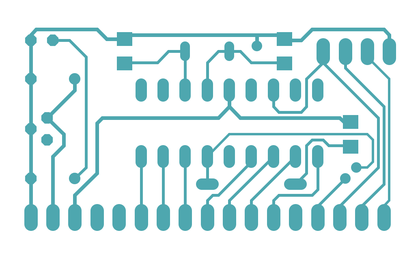
%> input picture layout.png, 420 x 263 px, shrunk from 1035 x 647 before the run
$ octave erro.m   (GNU Octave 9; MATLAB toolbox functions it lacks are replaced by stand-ins)
%> lines starting %> are read from the running program, lines starting %| are printed output that depends on the picture; in (x1, y1, x2, y2) boxes, pixels count from 0 and x2, y2 are one past the last pixel; in counts of white or black regions, pixels touching at a corner belong together; the program's own positions count from 1
%
%	Algoritmo para a execução automatizada da comparação Layout vs Schematics
%	Desenvolvido por Jean C. Scheunemann (https://github.com/JCScheunemann) em julho de 2017
%	License:
%		Distribuido sob os termos da licenca BEER-WARE, Enquanto você retiver esta nota você
%		podera fazer o que quiser com esta coisa. Caso nos encontremos algum dia e você ache
% 		que esta coisa vale algo, você poderá me comprar uma cerveja(ou mais) em retribuição
%					Por Jean C. Scheunemann.
%
%	Descricao de funcionamento:
%		1-Carrega-se as imagens (projeto e layout ja normalizado);
%		2-Converte-se para um array de valores binários;
%		3-Executa-se a subtração do vetor original no vetor layout para obter-se as diferencas;
%		4-Realiza-se uma etapa inicial de filtragem para a eliminação do "pixelShaping";
%		5-Calula-se o tamanho das regiões de erro, utilizando-se a convolução da matriz diferença
%			com uma matriz de centralização;
%		6-Classificação e plot dos erros encontrados;

close all;
clear all;

%Carregamendo das bibliotecas, apenas para octave
pkg load signal
pkg load image

%Parametros globais
borderSize=20;	%tamanho da ragião adicional na região de erro
pixelShape=1;	%tamanho da região de tolerancia no filtro "anti-pixelShaping"
residualError=5; %valor de tolerância admissivel para o erro residual apos os filtros na classificação

%Acumuladores
rompimentos=0;	%acumulador de erros classificados como rompimentos
curtos=0;		%acumulador de erros classificados como curtos
desprezados=0;	%acumulador de erros classificados como despreziveis

%Etapa 1 e 2- Carregamento e conversão das imagens
a=imread("layout.png");		%carrega a imagem do projeto
%> a is the input picture: size 263x420x3 uint8; mean R, G, B 219.1, 237.2, 238.8
A=im2bw(a, graythresh(a));	%converte para B&W
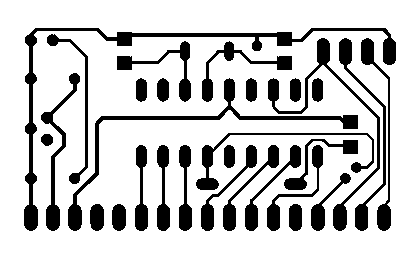
%> A: size 263x420 logical; 79.9% white; 29 black regions, largest, box (x1, y1, x2, y2) and area: (24, 28, 396, 231) 3325, (68, 78, 358, 231) 2167, (268, 38, 380, 231) 1653
clear a;
b=imread("layout_m.png");	%carrega a imagem do layout
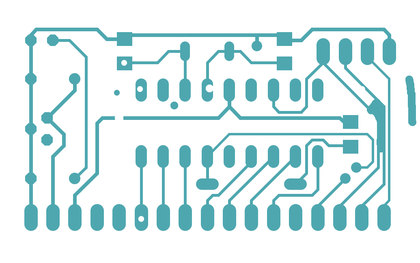
%> input picture layout_m.png, 420 x 263 px, shrunk from 1035 x 647 before the run
%> b is the input picture: size 263x420x3 uint8; mean R, G, B 218.2, 236.7, 238.4
B=im2bw(b, graythresh(b));	%converte para B&W
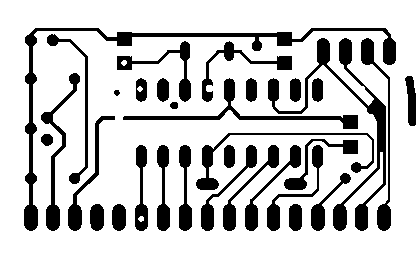
%> B: size 263x420 logical; 79.4% white; 32 black regions, largest, box (x1, y1, x2, y2) and area: (24, 28, 396, 231) 3325, (268, 38, 386, 231) 3022, (123, 78, 358, 129) 1369
clear b;
%Etapa 3 - Cálculo da diferenca
%> (the run ends here)
